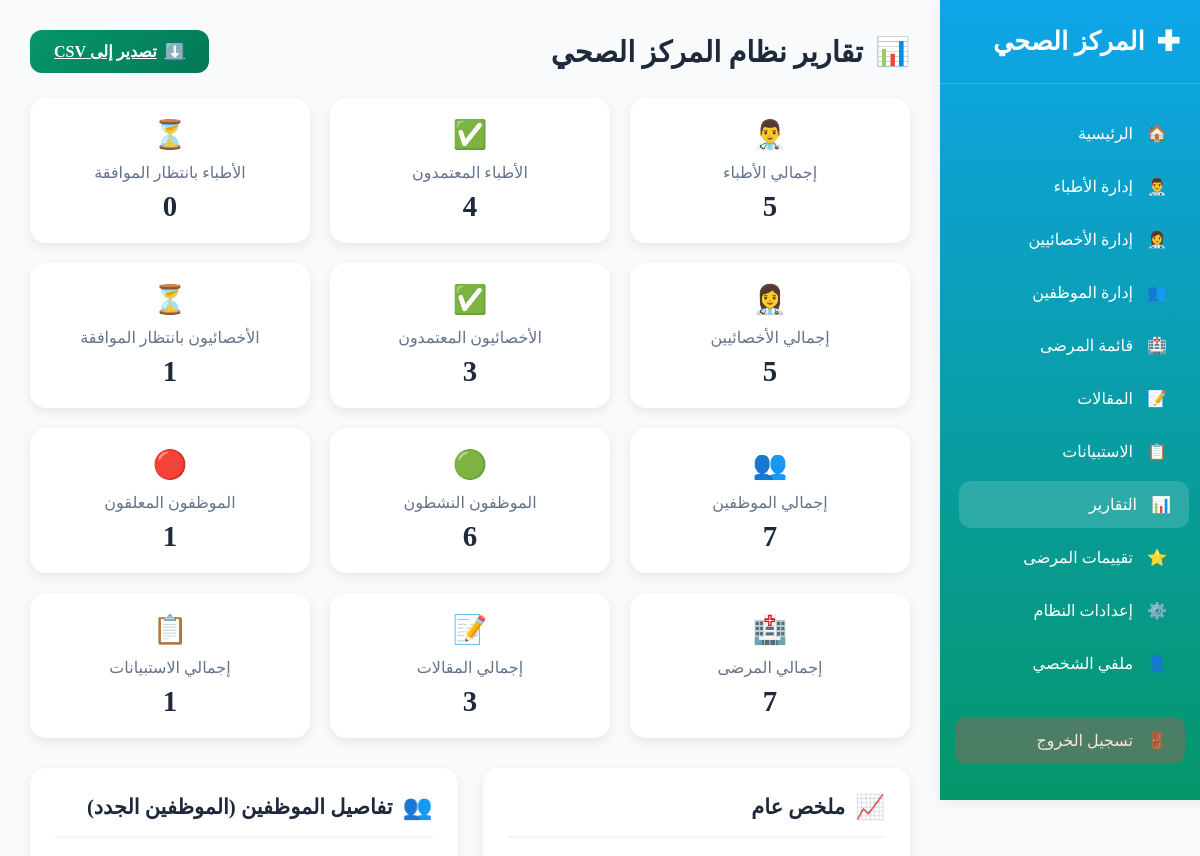
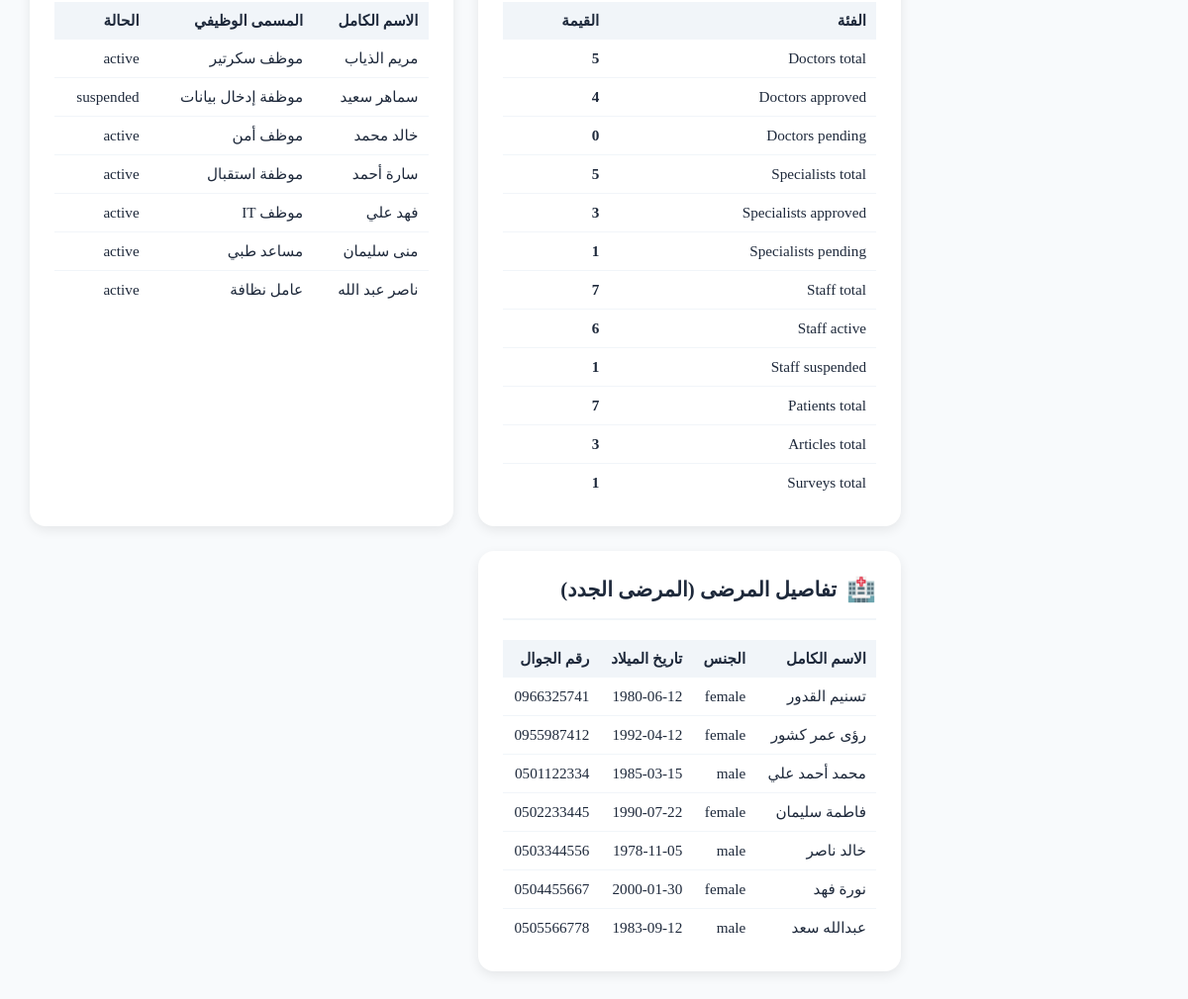
The page /admin/reports.php (signed in) on the database its author committed (2 pictures, top to bottom).
### tables this page shows
CREATE TABLE `staff` (
  `id` int NOT NULL,
  `full_name` varchar(100) NOT NULL,
  `email` varchar(100) NOT NULL,
  `phone` varchar(20) DEFAULT NULL,
  `position` varchar(100) NOT NULL,
  `status` enum('active','suspended') DEFAULT 'active',
  `created_at` timestamp NOT NULL DEFAULT CURRENT_TIMESTAMP,
  `updated_at` timestamp NOT NULL DEFAULT CURRENT_TIMESTAMP ON UPDATE CURRENT_TIMESTAMP,
  `password` varchar(255) NOT NULL DEFAULT ''
);

CREATE TABLE `patients` (
  `id` int NOT NULL,
  `full_name` varchar(100) NOT NULL,
  `email` varchar(100) DEFAULT NULL,
  `phone` varchar(20) DEFAULT NULL,
  `dob` date DEFAULT NULL,
  `gender` enum('male','female','other','ذكر','أنثى') DEFAULT NULL,
  `address` text,
  `created_at` timestamp NOT NULL DEFAULT CURRENT_TIMESTAMP,
  `password` varchar(255) NOT NULL DEFAULT ''
);

### admin/reports.php (the view, shortened to what this page needs)
<?php
$database = new Database();
$conn = $database->getConnection();
$stats = [
    'doctors_total' => $conn->query("SELECT COUNT(*) FROM doctors")->fetchColumn(),
    'doctors_approved' => $conn->query("SELECT COUNT(*) FROM doctors WHERE status = 'approved'")->fetchColumn(),
    'doctors_pending' => $conn->query("SELECT COUNT(*) FROM doctors WHERE status = 'pending'")->fetchColumn(),
    'specialists_total' => $conn->query("SELECT COUNT(*) FROM specialists")->fetchColumn(),
    'specialists_approved' => $conn->query("SELECT COUNT(*) FROM specialists WHERE status = 'approved'")->fetchColumn(),
    'specialists_pending' => $conn->query("SELECT COUNT(*) FROM specialists WHERE status = 'pending'")->fetchColumn(),
    'staff_total' => $conn->query("SELECT COUNT(*) FROM staff")->fetchColumn(),
    'staff_active' => $conn->query("SELECT COUNT(*) FROM staff WHERE status = 'active'")->fetchColumn(),
    'staff_suspended' => $conn->query("SELECT COUNT(*) FROM staff WHERE status = 'suspended'")->fetchColumn(),
    'patients_total' => $conn->query("SELECT COUNT(*) FROM patients")->fetchColumn(),
    'articles_total' => $conn->query("SELECT COUNT(*) FROM articles")->fetchColumn(),
    'surveys_total' => $conn->query("SELECT COUNT(*) FROM surveys")->fetchColumn()
];
?>
<!DOCTYPE html>
<html lang="ar" dir="rtl">
<head>
    <?php include 'includes/sidebar.php' ?>
</head>
<body>
    <div class="main-content">
        <div class="page-header">
            <div class="page-title
">
                <span class="icon">📊</span>
                <span>تقارير نظام المركز الصحي</span>
            </div>
            <a href="reports.php?export=csv" class="export-btn
">
                <span>⬇️</span>
                <span>تصدير إلى CSV</span>
            </a>
        </div>
        <div class="stats-grid">
            <div class="stat-card">
                <div class="stat-icon">👨‍⚕️</div>
                <div class="stat-title">إجمالي الأطباء</div>
                <div class="stat-value"><?php echo $stats['doctors_total']; ?></div>
            </div>
            <div class="stat-card">
                <div class="stat-icon">✅</div>
                <div class="stat-title">الأطباء المعتمدون</div>
                <div class="stat-value"><?php echo $stats['doctors_approved']; ?></div>
            </div>
            <div class="stat-card">
                <div class="stat-icon">⏳</div>
                <div class="stat-title">الأطباء بانتظار الموافقة</div>
                <div class="stat-value"><?php echo $stats['doctors_pending']; ?></div>
            </div>
            <div class="stat-card">
                <div class="stat-icon">👩‍⚕️</div>
                <div class="stat-title">إجمالي الأخصائيين</div>
                <div class="stat-value"><?php echo $stats['specialists_total']; ?></div>
            </div>
            <div class="stat-card">
                <div class="stat-icon">✅</div>
                <div class="stat-title">الأخصائيون المعتمدون</div>
                <div class="stat-value"><?php echo $stats['specialists_approved']; ?></div>
            </div>
            <div class="stat-card">
                <div class="stat-icon">⏳</div>
                <div class="stat-title
">الأخصائيون بانتظار الموافقة</div>
                <div class="stat-value"><?php echo $stats['specialists_pending']; ?></div>
            </div>
            <div class="stat-card">
                <div class="stat-icon">👥</div>
                <div class="stat-title">إجمالي الموظفين</div>
                <div class="stat-value"><?php echo $stats['staff_total']; ?></div>
            </div>
            <div class="stat-card">
                <div class="stat-icon">🟢</div>
                <div class="stat-title">الموظفون النشطون</div>
                <div class="stat-value"><?php echo $stats['staff_active']; ?></div>
            </div>
            <div class="stat-card">
                <div class="stat-icon">🔴</div>
                <div class="stat-title">الموظفون المعلقون</div>
                <div class="stat-value"><?php echo $stats['staff_suspended']; ?></div>
            </div>
            <div class="stat-card">
                <div class="stat-icon">🏥</div>
                <div class="stat-title">إجمالي المرضى</div>
                <div class="stat-value"><?php echo $stats['patients_total']; ?></div>
            </div>
            <div class="stat-card">
                <div class="stat-icon">📝</div>
                <div class="stat-title">إجمالي المقالات</div>
                <div class="stat-value"><?php echo $stats['articles_total']; ?></div>
            </div>
            <div class="stat-card">
                <div class="stat-icon">📋</div>
                <div class="stat-title">إجمالي الاستبيانات</div>
                <div class="stat-value"><?php echo $stats['surveys_total']; ?></div>
            </div>
        </div>
        <div class="report-sections">
            <div class="report-card">
                <div class="section-header">
                    <span class="section-icon">📈</span>
                    <span class="section-title">ملخص عام</span>
                </div>
                <table class="stats-table">
                    <tr>
                        <th>الفئة</th>
                        <th>القيمة</th>
                    </tr>
                    <?php foreach ($stats as $key => $value): ?>
                    <tr>
                        <td><?php echo str_replace('_', ' ', ucfirst($key)); ?></td>
                        <td class="stat-number"><?php echo $value; ?></td>
                    </tr>
                    <?php endforeach; ?>
                </table>
            </div>
            <div class="report-card">
                <div class="section-header">
                    <span class="section-icon">👥</span>
                    <span class="section-title">تفاصيل الموظفين (الموظفين الجدد)</span>
                </div>
                <table class="stats-table">
                    <tr>
                        <th>الاسم الكامل</th>
                        <th>المسمى الوظيفي</th>
                        <th>الحالة</th>
                    </tr>
                    <?php
                    $staff_stmt = $conn->query("SELECT full_name, position, status FROM staff ORDER BY created_at DESC LIMIT 50");
                    while ($staff = $staff_stmt->fetch(PDO::FETCH_ASSOC)): ?>
                    <tr>
                        <td><?php echo htmlspecialchars($staff['full_name']); ?></td>
                        <td><?php echo htmlspecialchars($staff['position']); ?></td>
                        <td><?php echo htmlspecialchars($staff['status']); ?></td>
                    </tr>
                    <?php endwhile; ?>
                </table>
            </div>
            <div class="report-card">
                <div class="section-header">
                    <span class="section-icon">🏥</span>
                    <span class="section-title">تفاصيل المرضى (المرضى الجدد)</span>
                </div>
                <table class="stats-table">
                    <tr>
                        <th>الاسم الكامل</th>
                        <th>الجنس</th>
                        <th>تاريخ الميلاد</th>
                        <th>رقم الجوال</th>
                    </tr>
                    <?php
                    $patients_stmt = $conn->query("SELECT full_name, gender, DATE(dob) as dob, phone FROM patients ORDER BY created_at DESC LIMIT 50");
                    while ($patient = $patients_stmt->fetch(PDO::FETCH_ASSOC)): ?>
                    <tr>
                        <td><?php echo htmlspecialchars($patient['full_name']); ?></td>
                        <td><?php echo htmlspecialchars($patient['gender']); ?></td>
                        <td><?php echo htmlspecialchars($patient['dob']); ?></td>
                        <td><?php echo htmlspecialchars($patient['phone'] ?? 'غير متوفر'); ?></td>
                    </tr>
                    <?php endwhile; ?>
                </table>
            </div>
        </div>
</body>
</html>

### admin/reports.php (style rules this page uses)
* { margin: 0; padding: 0; box-sizing: border-box; }
.main-content { margin-right: 260px; padding: 30px; }
.page-header { display: flex; justify-content: space-between; align-items: center; margin-bottom: 25px; flex-wrap: wrap; gap: 15px; }
.page-title { font-size: 1.8rem; font-weight: 700; color: var(--text-color); display: flex; align-items: center; gap: 12px; }
.page-title .icon { font-size: 28px; }
.export-btn { background: linear-gradient(135deg, #059669 0%, #047857 100%); color: white; border: none; padding: 12px 24px; border-radius: 12px; font-weight: 600; cursor: pointer; display: flex; align-items: center; gap: 8px; transition: transform 0.2s; font-size: 1rem; }
.stats-grid { display: grid; grid-template-columns: repeat(auto-fit, minmax(240px, 1fr)); gap: 20px; margin-bottom: 30px; }
.stat-card { background: var(--card-bg); border-radius: 16px; padding: 20px; box-shadow: 0 4px 12px var(--card-shadow); text-align: center; transition: transform 0.2s ease; }
.stat-icon { font-size: 28px; margin-bottom: 12px; color: #0ea5e9; }
.stat-title { font-size: 1rem; color: var(--muted-text); margin-bottom: 8px; }
.stat-value { font-size: 1.8rem; font-weight: 700; color: var(--text-color); }
.report-sections { display: grid; grid-template-columns: repeat(auto-fit, minmax(300px, 1fr)); gap: 25px; }
.report-card { background: var(--card-bg); border-radius: 16px; padding: 25px; box-shadow: 0 4px 12px var(--card-shadow); }
.section-header { display: flex; align-items: center; gap: 10px; margin-bottom: 20px; padding-bottom: 15px; border-bottom: 2px solid var(--border-color); }
.section-title { font-size: 1.3rem; font-weight: 700; color: var(--text-color); }
.section-icon { font-size: 24px; color: #0ea5e9; }
.stats-table { width: 100%; border-collapse: collapse; }
.stats-table th { text-align: right; padding: 10px; background: var(--border-color); font-weight: 600; color: var(--text-color); font-size: 0.95rem; }
.stats-table td { padding: 10px; text-align: right; border-bottom: 1px solid var(--border-color); font-size: 0.95rem; color: var(--text-color); }
.stats-table tr:last-child td { border-bottom: none; }
.stat-number { font-weight: 700; color: #0ea5e9; }

### admin/includes/theme_logic.php (style rules this page uses)
:root { --bg-color: #f8fafc; --text-color: #1e293b; --card-bg: white; --card-shadow: rgba(0,0,0,0.08); --header-bg: white; --header-shadow: rgba(0,0,0,0.08); --sidebar-bg: linear-gradient(180deg, #0ea5e9 0%, #059669 100%); --sidebar-text: white; --border-color: #f1f5f9; --muted-text: #64748b; --stat-title-color: #64748b; --toggle-bg: #e2e8f0; --toggle-thumb: white; --department-active: #dcfce7; --department-inactive: #fee2e2; --department-active-text: #166534; --department-inactive-text: #dc2626; }
body { background-color: var(--bg-color); color: var(--text-color); transition: background-color 0.3s ease, color 0.3s ease; }

### rows shown on the page
staff: full_name "مريم الذياب", position "موظف سكرتير", status "active"
staff: full_name "سماهر سعيد", position "موظفة إدخال بيانات", status "suspended"
staff: full_name "خالد محمد", position "موظف أمن", status "active"
staff: full_name "سارة أحمد", position "موظفة استقبال", status "active"
staff: full_name "فهد علي", position "موظف IT", status "active"
staff: full_name "منى سليمان", position "مساعد طبي", status "active"
staff: full_name "ناصر عبد الله", position "عامل نظافة", status "active"
patients: full_name "تسنيم القدور", gender "female", dob "1980-06-12", phone "0966325741"
patients: full_name "رؤى عمر كشور", gender "female", dob "1992-04-12", phone "0955987412"
patients: full_name "محمد أحمد علي", gender "male", dob "1985-03-15", phone "0501122334"
patients: full_name "فاطمة سليمان", gender "female", dob "1990-07-22", phone "0502233445"
patients: full_name "خالد ناصر", gender "male", dob "1978-11-05", phone "0503344556"
patients: full_name "نورة فهد", gender "female", dob "2000-01-30", phone "0504455667"
patients: full_name "عبدالله سعد", gender "male", dob "1983-09-12", phone "0505566778"

### other values the page prints
$stats['doctors_total'] "5"
$stats['doctors_approved'] "4"
$stats['doctors_pending'] "0"
$stats['specialists_total'] "5"
$stats['specialists_approved'] "3"
$stats['specialists_pending'] "1"
$stats['staff_total'] "7"
$stats['staff_active'] "6"
$stats['staff_suspended'] "1"
$stats['patients_total'] "7"
$stats['articles_total'] "3"
$stats['surveys_total'] "1"
str_replace('_', ' ', ucfirst($key)) "Doctors total"
$value "5"
str_replace('_', ' ', ucfirst($key)) "Doctors approved"
